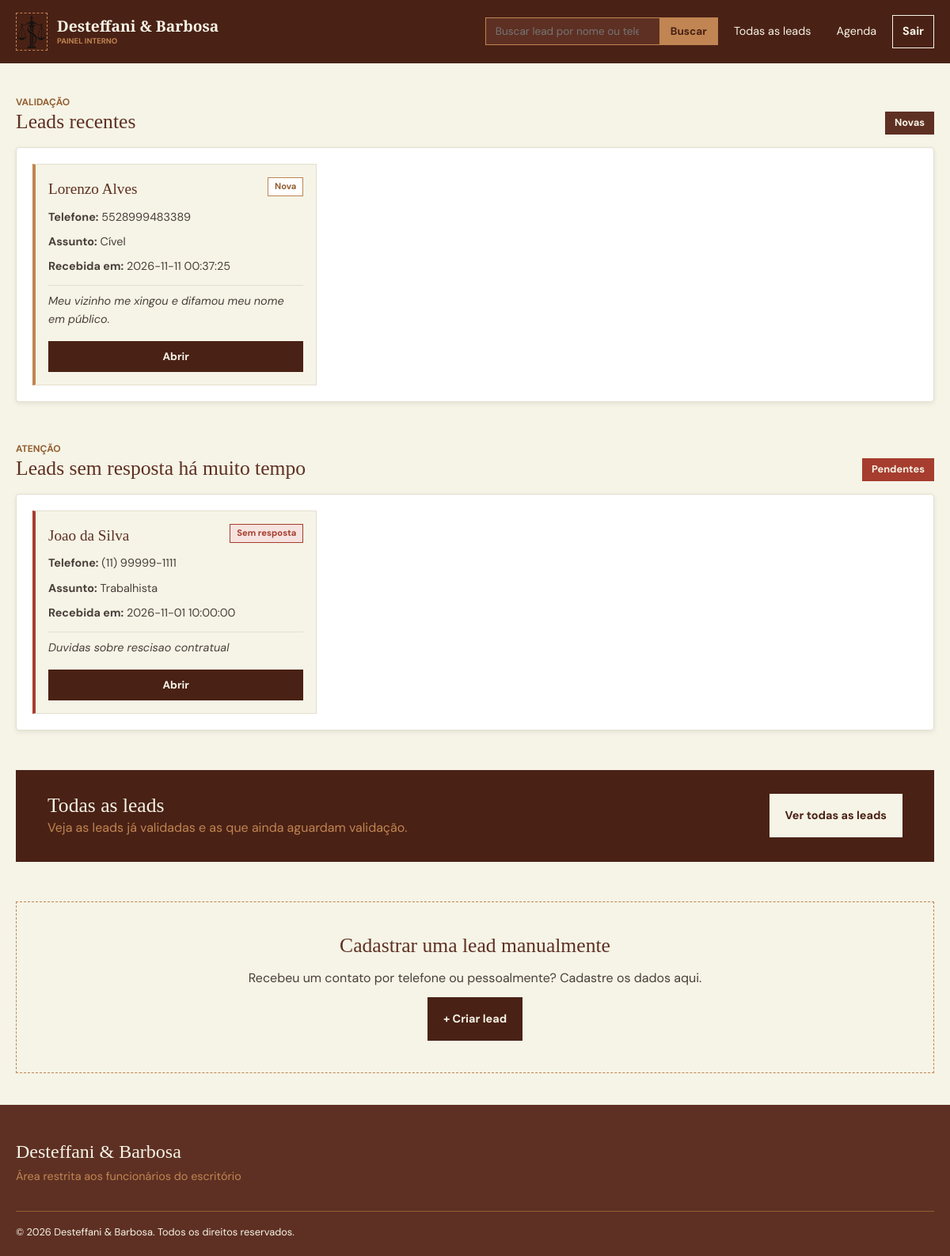
Page /painel on the committed database.
### tables this page shows
CREATE TABLE consultas (
            id INTEGER PRIMARY KEY AUTOINCREMENT,
            escritorio_id INTEGER NOT NULL,
            telefone_cliente TEXT NOT NULL,
            nome_cliente TEXT NOT NULL,
            cpf_cliente TEXT NOT NULL,
            email_cliente TEXT NOT NULL,
            area TEXT NOT NULL,
            resumo TEXT NOT NULL,

            urgencia TEXT NOT NULL,

            advogado_id INTEGER,
            processo_andamento TEXT,
            cidade_estado TEXT,
            disponibilidade TEXT,
            data_hora_consulta TEXT,

            status TEXT NOT NULL,

            data_criacao TEXT NOT NULL DEFAULT CURRENT_TIMESTAMP,

            FOREIGN KEY (escritorio_id)
                REFERENCES escritorios(id),

            FOREIGN KEY (escritorio_id, advogado_id)
                REFERENCES usuarios(escritorio_id, id)
        );

### routes/painel_router.py (the view)
@router.get("/painel", response_class=HTMLResponse)
async def get_painel(request: Request):
    agora = datetime.now()
    consulta_repo.atualizar_status_por_prazo(
        limite_atraso=(agora - timedelta(days=DIAS_ATRASO)).strftime(FORMATO_DATA),
        limite_urgente=(agora - timedelta(days=DIAS_URGENTE)).strftime(FORMATO_DATA),
    )
    consultas = consulta_repo.selecionar_consulta_por_status("analise")
    consultas_em_atraso = consulta_repo.selecionar_consulta_por_status("em atraso")
    consultas_urgentes = consulta_repo.selecionar_consulta_por_status("urgente")
    consultas_antigas = consultas_em_atraso + consultas_urgentes
    return templates.TemplateResponse(
        request,
        "painel.html",
        {
            "consultas": consultas,
            "consultas_antigas": consultas_antigas
        },
    )

### templates/painel.html (shortened to what this page needs)
{% extends "footer_head.html" %}
{% block content %}
        <main>
            <div class="painel-conteudo">
                <section class="painel-secao">
                    <div class="secao-cabecalho">
                        <div>
                            <p class="rotulo">Validação</p>
                            <h2>Leads recentes</h2>
                        </div>
                        <span class="contador">Novas</span>
                    </div>
                    <div class="quadro">
                        <div class="leads-lista" id="leads-recentes">
                            {% for consulta in consultas %}
                                <article class="lead-card"
                                        data-id="{{ consulta.id }}"
                                        data-nome="{{ consulta.nome_cliente }}"
                                        data-telefone="{{ consulta.telefone_cliente }}"
                                        data-assunto="{{ consulta.area }}"
                                        data-recebida="{{ consulta.data_criacao }}"
                                        data-resumo="{{ consulta.resumo }}"
                                        data-urgencia="{{ consulta.urgencia }}"
                                        data-processo-andamento="{{ consulta.proceso_andamento }}"
                                        data-cidade-estado="{{ consulta.cidade_estado }}"
                                        data-email="{{ consulta.email_cliente }}"
                                        data-disponibilidade="{{ consulta.disponibilidade }}"
                                        data-status="{{ consulta.status }}">
                                    <div class="lead-topo">
                                        <h3>{{ consulta.nome_cliente }}</h3>
                                        <span class="lead-status">Nova</span>
                                    </div>
                                    <p class="lead-info"><strong>Telefone:</strong> {{ consulta.telefone_cliente }}</p>
                                    <p class="lead-info"><strong>Assunto:</strong> {{ consulta.area }}</p>
                                    <p class="lead-info"><strong>Recebida em:</strong> {{ consulta.data_criacao }}</p>
                                    <p class="lead-resumo">{{ consulta.resumo }}</p>
                                    <div class="lead-botoes">
                                        <button type="button" class="botao-validar abrir-lead">Abrir</button>
                                    </div>
                                </article>
                            {% endfor %}
                        </div>
                    </div>
                </section>
                <section class="painel-secao">
                    <div class="secao-cabecalho">
                        <div>
                            <p class="rotulo">Atenção</p>
                            <h2>Leads sem resposta há muito tempo</h2>
                        </div>
                        <span class="contador contador-alerta">Pendentes</span>
                    </div>
                    <div class="quadro">
                        <div class="leads-lista" id="leads-antigas">
                            {% for consulta in consultas_antigas %}
                            <article class="lead-card {% if consulta.status == 'urgente' %} antiga {% endif %}"
                                    data-id="{{ consulta.id }}"
                                    data-nome="{{ consulta.nome_cliente }}"
                                    data-telefone="{{ consulta.telefone_cliente }}"
                                    data-assunto="{{ consulta.area }}"
                                    data-recebida="{{ consulta.data_criacao }}"
                                    data-resumo="{{ consulta.resumo }}"
                                    data-urgencia="{{ consulta.urgencia }}"
                                    data-processo-andamento="{{ consulta.proceso_andamento }}"
                                    data-cidade-estado="{{ consulta.cidade_estado }}"
                                    data-email="{{ consulta.email_cliente }}"
                                    data-disponibilidade="{{ consulta.disponibilidade }}"
                                    data-status="{{ consulta.status }}">
                                <div class="lead-topo">
                                    <h3>{{ consulta.nome_cliente }}</h3>
                                    <span class="lead-status">Sem resposta</span>
                                </div>
                                <p class="lead-info"><strong>Telefone:</strong> {{ consulta.telefone_cliente }}</p>
                                <p class="lead-info"><strong>Assunto:</strong> {{ consulta.area }}</p>
                                <p class="lead-info"><strong>Recebida em:</strong> {{ consulta.data_criacao }}</p>
                                <p class="lead-resumo">{{ consulta.resumo }}</p>
                                <div class="lead-botoes">
                                    <button type="button" class="botao-validar abrir-lead">Abrir</button>
                                </div>
                            </article>
                            {% endfor %}
                        </div>
                    </div>
                </section>
                <section class="faixa-link">
                    <div>
                        <h2>Todas as leads</h2>
                        <p>Veja as leads já validadas e as que ainda aguardam validação.</p>
                    </div>
                    <a href="painel/consultas" class="botao-claro">Ver todas as leads</a>
                </section>
                <section class="nova-lead">
                    <h2>Cadastrar uma lead manualmente</h2>
                    <p>Recebeu um contato por telefone ou pessoalmente? Cadastre os dados aqui.</p>
                    <a href="painel.html" class="botao">+ Criar lead</a>
                </section>
            </div>
        </main>
{% endblock %}

### static/css/painel.css (style rules this page uses)
:root { --fonte-titulo: "Playfair Display", serif; --fonte-texto: "DM Sans", sans-serif; --marrom: #5e3023; --marrom-escuro: #4a2115; --dourado: #c08552; --bronze: #935f32; --creme: #f5f4e6; --branco: #ffffff; --texto: #4a3f3a; --linha: #e3dfcf; --alerta: #a63d2f; --alerta-fundo: #f6e3df; --verde-sucesso: #4caf50; --verde-sucesso-fundo: #e6f4ea; }
* { box-sizing: border-box; margin: 0; padding: 0; }
body { font-family: var(--fonte-texto); background-color: var(--creme); color: var(--texto); line-height: 1.6; }
.painel-conteudo { max-width: 1200px; margin: 0 auto; padding: 40px 20px; }
.painel-secao { margin-bottom: 50px; }
.secao-cabecalho { display: flex; align-items: flex-end; justify-content: space-between; gap: 12px; margin-bottom: 16px; }
.secao-cabecalho h2, .faixa-link h2, .nova-lead h2 { font-family: var(--fonte-titulo); font-weight: 500; font-size: 1.6rem; line-height: 1.2; color: var(--marrom); }
.rotulo { font-size: 0.75rem; font-weight: 700; text-transform: uppercase; color: var(--bronze); }
.contador { padding: 4px 12px; background-color: var(--marrom); color: var(--creme); font-size: 0.8rem; font-weight: 700; }
.contador-alerta { background-color: var(--alerta); }
.quadro { min-height: 220px; padding: 20px; background-color: var(--branco); border: 1px solid var(--linha); border-radius: 4px; box-shadow: 0 2px 6px rgba(0, 0, 0, 0.08); }
.leads-lista { display: grid; grid-template-columns: 1fr; gap: 20px; }
@media (min-width: 600px) { .leads-lista { grid-template-columns: repeat(2, 1fr); } }
@media (min-width: 1200px) { .leads-lista { grid-template-columns: repeat(3, 1fr); } }
.lead-card { display: flex; flex-direction: column; gap: 8px; padding: 16px; background-color: var(--creme); border: 1px solid var(--linha); border-left: 4px solid var(--dourado); transition: transform 0.2s, box-shadow 0.3s; }
.lead-card.antiga { border-left-color: var(--alerta); }
.lead-topo { display: flex; align-items: flex-start; justify-content: space-between; gap: 8px; }
.lead-topo h3 { font-family: var(--fonte-titulo); font-weight: 500; font-size: 1.2rem; color: var(--marrom); }
.lead-status { padding: 2px 8px; background-color: var(--branco); color: var(--bronze); border: 1px solid var(--dourado); font-size: 0.7rem; font-weight: 700; text-align: center; }
.lead-card.antiga .lead-status { background-color: var(--alerta-fundo); color: var(--alerta); border-color: var(--alerta); }
.lead-info { font-size: 0.9rem; }
.lead-resumo { margin-top: 4px; padding-top: 8px; border-top: 1px solid var(--linha); font-size: 0.9rem; font-style: italic; }
.lead-botoes { display: flex; gap: 8px; margin-top: 8px; }
.lead-botoes button { flex: 1; padding: 10px; font-family: var(--fonte-texto); font-size: 0.85rem; font-weight: 700; cursor: pointer; transition: background-color 0.2s, color 0.2s; }
.botao-validar { background-color: var(--marrom-escuro); color: var(--creme); border: 1px solid var(--marrom-escuro); }
.faixa-link { display: flex; flex-direction: column; align-items: flex-start; gap: 20px; margin-bottom: 50px; padding: 30px 20px; background-color: var(--marrom-escuro); color: var(--creme); }
.faixa-link h2 { color: var(--creme); }
.faixa-link p { color: var(--dourado); }
.botao-claro { background-color: var(--creme); color: var(--marrom-escuro); text-decoration: none; font-size: 0.9rem; font-weight: 700; padding: 16px 20px; transition: background-color 0.2s; }
@media (min-width: 900px) { .faixa-link { flex-direction: row; align-items: center; justify-content: space-between; padding: 30px 40px; } }
.nova-lead { display: flex; flex-direction: column; align-items: center; gap: 12px; padding: 40px 20px; border: 1px dashed var(--dourado); text-align: center; }
.botao { background-color: var(--marrom-escuro); color: var(--creme); text-decoration: none; font-size: 0.9rem; font-weight: 700; padding: 16px 20px; transition: background-color 0.2s; }

### rows in the picture
consultas: nome_cliente "Lorenzo Alves", telefone_cliente "5528999483389", area "Cível", data_criacao "2026-11-11 00:37:25", resumo "Meu vizinho me xingou e difamou meu nome em público."
consultas: nome_cliente "Joao da Silva", telefone_cliente "(11) 99999-1111", area "Trabalhista", data_criacao "2026-11-01 10:00:00", resumo "Duvidas sobre rescisao contratual"
